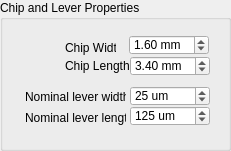
     <widget class="QGroupBox" name="groupBox_17">
      <property name="geometry">
       <rect>
        <x>24</x>
        <y>250</y>
        <width>231</width>
        <height>151</height>
       </rect>
      </property>
      <property name="title">
       <string>Chip and Lever Properties</string>
      </property>
      <widget class="QDoubleSpinBox" name="LeverDetection_nominal_lever_width_doubleSpinBox">
       <property name="geometry">
        <rect>
         <x>130</x>
         <y>86</y>
         <width>80</width>
         <height>20</height>
        </rect>
       </property>
       <property name="suffix">
        <string> um</string>
       </property>
       <property name="decimals">
        <number>0</number>
       </property>
       <property name="minimum">
        <double>0.000000000000000</double>
       </property>
       <property name="maximum">
        <double>200.000000000000000</double>
       </property>
       <property name="value">
        <double>25.000000000000000</double>
       </property>
      </widget>
      <widget class="QDoubleSpinBox" name="LeverDetection_chipLength_doubleSpinBox">
       <property name="geometry">
        <rect>
         <x>130</x>
         <y>56</y>
         <width>80</width>
         <height>20</height>
        </rect>
       </property>
       <property name="suffix">
        <string> mm</string>
       </property>
       <property name="decimals">
        <number>2</number>
       </property>
       <property name="minimum">
        <double>-30.000000000000000</double>
       </property>
       <property name="maximum">
        <double>30.000000000000000</double>
       </property>
       <property name="singleStep">
        <double>0.050000000000000</double>
       </property>
       <property name="value">
        <double>3.400000000000000</double>
       </property>
      </widget>
      <widget class="QLabel" name="label_8">
       <property name="geometry">
        <rect>
         <x>25</x>
         <y>89</y>
         <width>101</width>
         <height>16</height>
        </rect>
       </property>
       <property name="text">
        <string>Nominal lever width</string>
       </property>
      </widget>
      <widget class="QDoubleSpinBox" name="LeverDetection_chipWidth_doubleSpinBox">
       <property name="geometry">
        <rect>
         <x>129</x>
         <y>35</y>
         <width>80</width>
         <height>20</height>
        </rect>
       </property>
       <property name="suffix">
        <string> mm</string>
       </property>
       <property name="decimals">
        <number>2</number>
       </property>
       <property name="minimum">
        <double>-30.000000000000000</double>
       </property>
       <property name="maximum">
        <double>30.000000000000000</double>
       </property>
       <property name="singleStep">
        <double>0.050000000000000</double>
       </property>
       <property name="value">
        <double>1.600000000000000</double>
       </property>
      </widget>
      <widget class="QLabel" name="label_44">
       <property name="geometry">
        <rect>
         <x>65</x>
         <y>38</y>
         <width>51</width>
         <height>20</height>
        </rect>
       </property>
       <property name="text">
        <string>Chip Width</string>
       </property>
      </widget>
      <widget class="QLabel" name="label_41">
       <property name="geometry">
        <rect>
         <x>65</x>
         <y>58</y>
         <width>71</width>
         <height>16</height>
        </rect>
       </property>
       <property name="text">
        <string>Chip Length</string>
       </property>
      </widget>
      <widget class="QDoubleSpinBox" name="LeverDetection_nominal_lever_length_doubleSpinBox">
       <property name="geometry">
        <rect>
         <x>130</x>
         <y>106</y>
         <width>80</width>
         <height>20</height>
        </rect>
       </property>
       <property name="suffix">
        <string> um</string>
       </property>
       <property name="decimals">
        <number>0</number>
       </property>
       <property name="minimum">
        <double>0.000000000000000</double>
       </property>
       <property name="maximum">
        <double>3000.000000000000000</double>
       </property>
       <property name="singleStep">
        <double>5.000000000000000</double>
       </property>
       <property name="value">
        <double>125.000000000000000</double>
       </property>
      </widget>
      <widget class="QLabel" name="label_7">
       <property name="geometry">
        <rect>
         <x>25</x>
         <y>110</y>
         <width>101</width>
         <height>16</height>
        </rect>
       </property>
       <property name="text">
        <string>Nominal lever length</string>
       </property>
      </widget>
     </widget>
